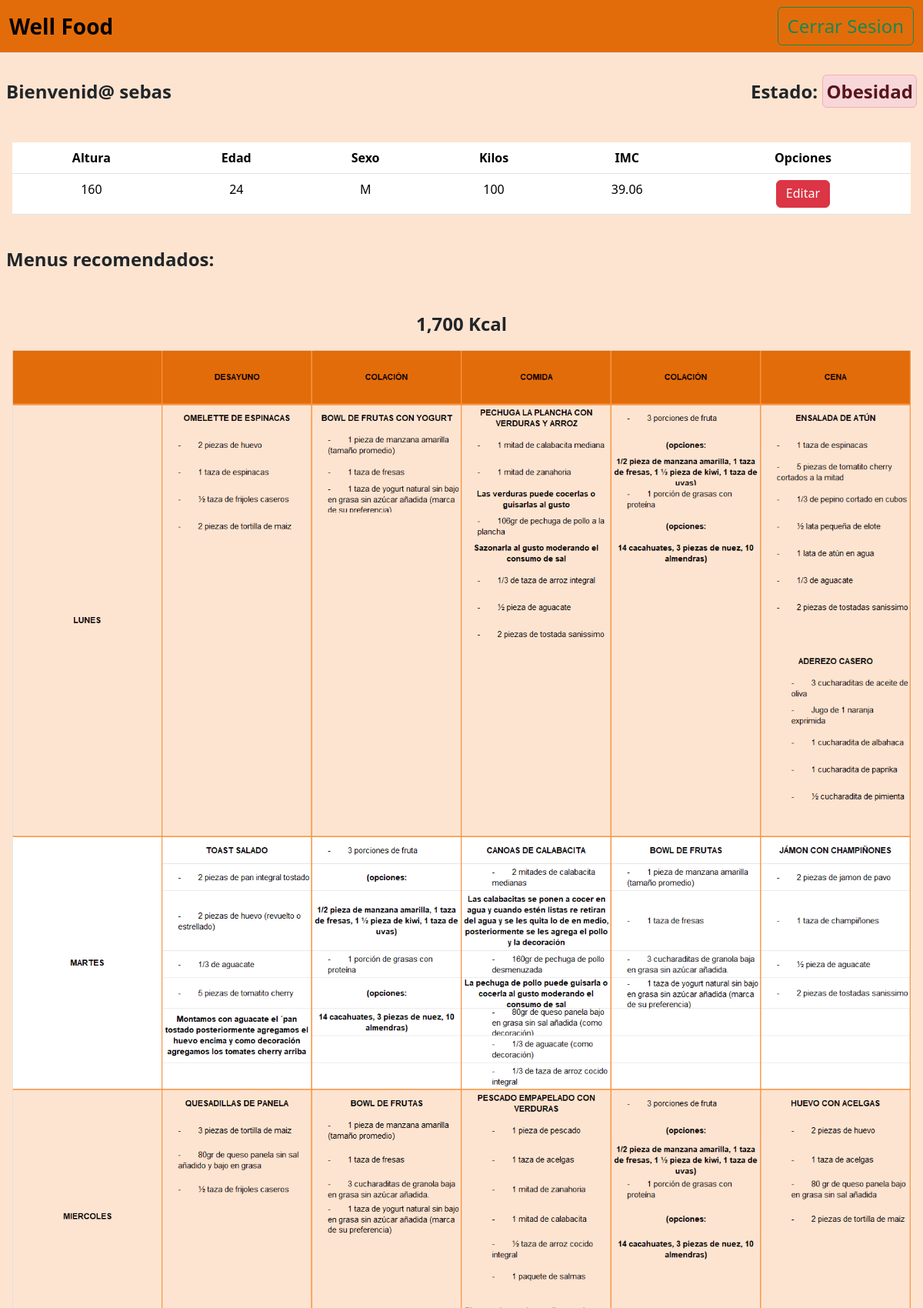
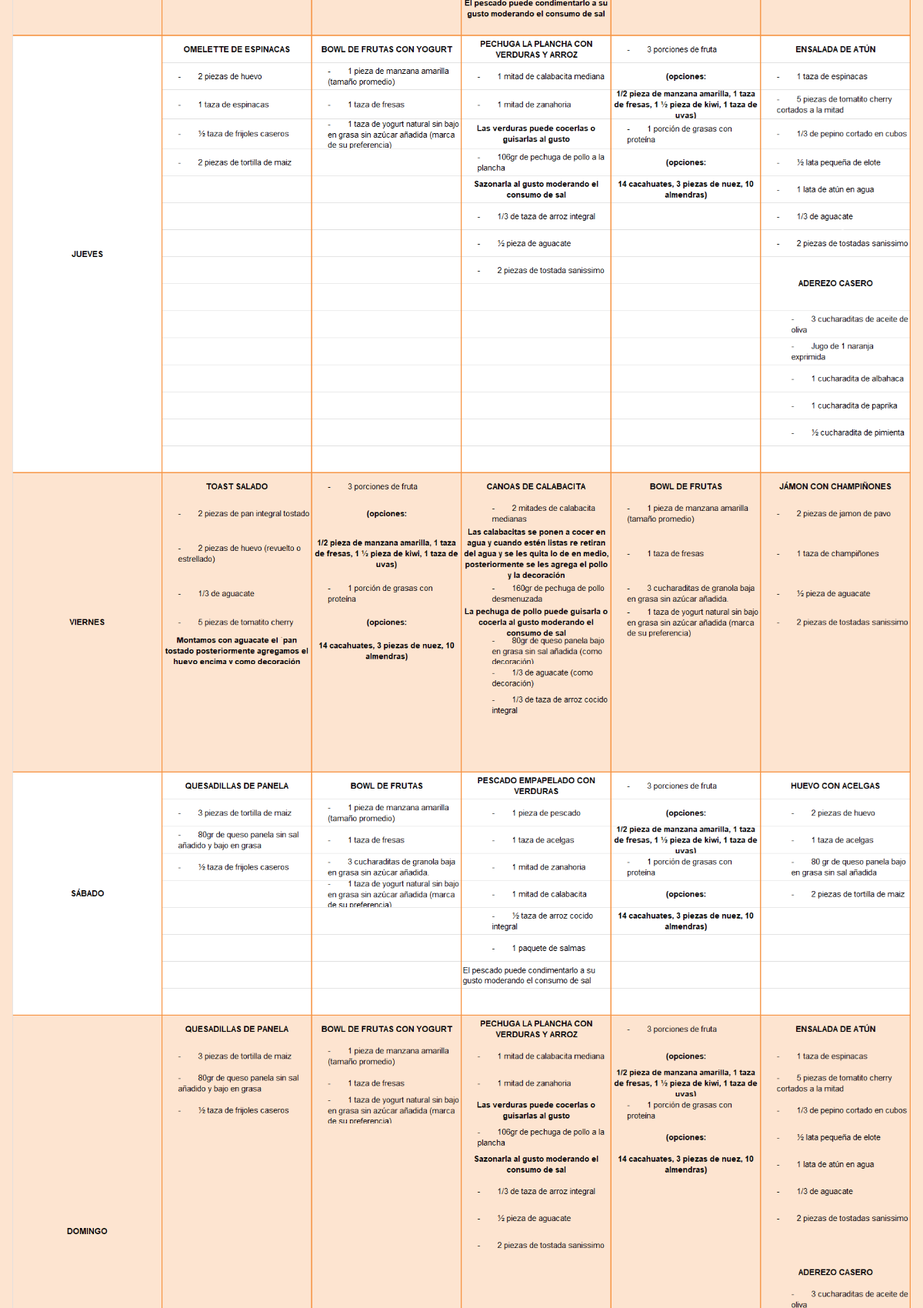
The app's page /dashboard (signed in, upper part) with its own data (2 pictures, top to bottom).
### tables this page shows
CREATE TABLE metric
( metric_id INTEGER PRIMARY KEY AUTOINCREMENT,
  user_id INTEGER,
  altura INTEGER NOT NULL,
  edad INTEGER NOT NULL,
  sexo VARCHAR(1) NOT NULL, kilos INTEGER NOT NULL,
  CONSTRAINT fk_users
    FOREIGN KEY (user_id)
    REFERENCES users(user_id)
);

### app.py (the view)
@app.route('/dashboard', methods=["GET", "POST"])
def dashboard():
  if 'user_id' in session:
    user = con.execute('SELECT * FROM users WHERE user_id = ?', (session['user_id'], )).fetchone()
    msg = 'Bienvenid@ '+user[1]
    metrics = con.execute('SELECT * FROM metric WHERE user_id = ?', (session['user_id'], )).fetchone()
    if metrics != None:
      try:
        imc = float((metrics[5]) / (metrics[2]/100)**2)
      except ZeroDivisionError:
        return redirect(url_for('info'))
      if imc > 18.5 and imc < 24.9:
        oper = [0,"Saludable",metrics[4]]
      elif imc > 25 and imc < 29.9:
        oper = [1,"Sobrepeso",metrics[4]]
      elif imc > 30:
        oper = [2,"Obesidad",metrics[4]]
      elif imc < 18.4:
        oper = [3,"Error", 0]
        return redirect(url_for('info'))
    if metrics == None:
      return redirect(url_for('info'))
    return render_template('dashboard.html', username=user[1], msg=msg, metrics=metrics, imc=("%.2f" % imc), oper=oper)
  return redirect(url_for('login'))

### templates/dashboard.html (shortened to what this page needs)
<!DOCTYPE html>
<html lang="en">
<head>
  <link rel="stylesheet" type="text/css" href="{{ url_for('static',filename='styles/styles.css') }}">
  <link href="https://cdn.jsdelivr.net/npm/bootstrap@5.3.3/dist/css/bootstrap.min.css" rel="stylesheet">
</head>
<body class="orange">
  <nav class="navbar title border-bottom border-body">
    <div class="container-fluid color-lightdark">
      <span class="navbar-brand mb-0 fs-3 fw-bold">Well Food</span>
      <form class="d-flex" role="button">
        <button type="button" class="fs-4 btn btn-outline-success" onclick="location.href='{{ url_for('home') }}'">Cerrar Sesion</button>
      </form>
    </div>
  </nav>
  <div class="d-flex justify-content-between p-2 fs-4 fw-bold">
    <div class="mt-4">{{ msg }}</div>
    {% if metrics != None %}
      {% if oper[1] == 'Obesidad' %}
      <div class="mt-4">Estado: <span class="alert alert-danger p-1">{{oper[1]}}</span> </div>
      {% endif %}
    {% endif %}
  </div>
  {% if metrics != None %}
    <div class="p-3 vh-30 mt-4 text-center">
      <table class="table">
        <thead class="">
          <tr class="">
            <th scope="col">Altura</th>
            <th scope="col">Edad</th>
            <th scope="col">Sexo</th>
            <th scope="col">Kilos</th>
            <th scope="col">IMC</th>
            <th scope="col">Opciones</th>
          </tr>
        </thead>
        <tbody class="">
          <tr class="">
            <td>{{ metrics[2] }}</td>
            <td>{{ metrics[3] }}</td>
            <td>{{ metrics[4] }}</td>
            <td>{{ metrics[5] }}</td>
            <td>{{ imc }}</td>
            <td>
              <a href="/dashboard/delete/{{ metrics.1 }}" class="btn btn-danger pt-1">Editar</a>
            </td>
          </tr>
        </tbody>
      </table>
    </div>
  {% endif %}
  <nav class="fs-4 fw-bold p-2"> Menus recomendados:</nav>
  {% if oper[0] == 2 %}
  <div class="orange p-3 vh-30 mt-4 text-center">
    <div id="carouselExampleIndicators" class="carousel slide">
      <div class="carousel-inner">
        <div class="carousel-item active">
          <p class="fs-4 fw-bold">1,700 Kcal</p>
          <img src="/static/obesidad/menu4.png" class="d-block w-100" alt="...">
        </div>
      </div>
      <button class="carousel-control-prev" type="button" data-bs-target="#carouselExampleIndicators" data-bs-slide="prev">
        <span class="carousel-control-prev-icon" aria-hidden="true"></span>
      </button>
      <button class="carousel-control-next" type="button" data-bs-target="#carouselExampleIndicators" data-bs-slide="next">
        <span class="carousel-control-next-icon" aria-hidden="true"></span>
      </button>
    </div>
  </div>
  {% endif %}
</body>
</html>

### static/styles/styles.css (style rules this page uses)
.orange { background-color: #FDE4D0; }
.title { background-color: #E36C0A; }

### records on screen
metric: altura "160", edad "24", sexo "M", kilos "100"

### other values on screen
{{ msg }} "Bienvenid@ sebas"
{{ oper[1] }} "Obesidad"
{{ imc }} "39.06"
